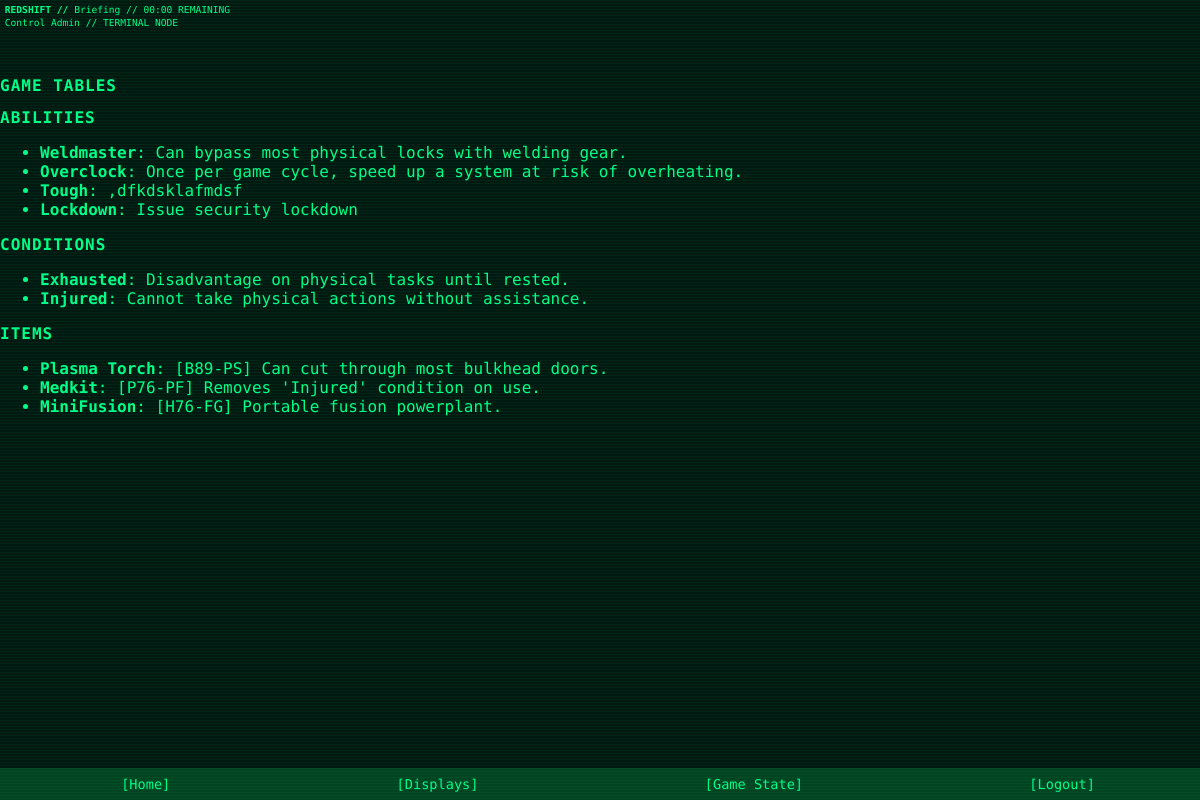
Screenshot of /control/data (signed in) with the database file from the repository.
### app/models.py (models this page shows)
class GameState(db.Model):
    id = db.Column(db.Integer, primary_key=True, default=1)
    current_phase = db.Column(db.String(50), default="Not Started")
    phase_started_at = db.Column(db.DateTime, nullable=True)
    phase_duration_minutes = db.Column(db.Integer, default=40)
    alert_level = db.Column(db.String(20), default="Nominal")

class User(UserMixin, db.Model):
    id = db.Column(db.Integer, primary_key=True)
    username = db.Column(db.String(64), unique=True, nullable=False)
    email = db.Column(db.String(120), unique=True, nullable=False)
    password = db.Column(db.String(128), nullable=False)
    is_verified = db.Column(db.Boolean, default=False)
    role = db.Column(db.String(20), default='Player')  # 'Player' or 'Control'
    theme = db.Column(db.String(32), default='theme-green')
    character = db.relationship("Character", backref="user", uselist=False)

class Ability(db.Model):
    id = db.Column(db.Integer, primary_key=True)
    name = db.Column(db.String(100), unique=True, nullable=False)
    description = db.Column(db.Text)

class Condition(db.Model):
    id = db.Column(db.Integer, primary_key=True)
    name = db.Column(db.String(100), unique=True, nullable=False)
    effect = db.Column(db.Text)

class Item(db.Model):
    id = db.Column(db.Integer, primary_key=True)
    name = db.Column(db.String(100), unique=True, nullable=False)
    description = db.Column(db.Text)
    code = db.Column(db.String(10), unique=True, nullable=False)

### app/routes.py (the view)
@main_bp.route('/control/data')
@login_required
def control_data():
    if current_user.role != 'Control':
        abort(403)
    state = GameState.query.get(1)
    now = datetime.now()
    abilities = Ability.query.all()
    conditions = Condition.query.all()
    items = Item.query.all()
    return render_template('control_data.html', abilities=abilities, conditions=conditions, items=items, state=state, now=now)

### app/models.py (called while the page is built)
@login_manager.user_loader
def load_user(user_id):
    return User.query.get(int(user_id))

### app/templates/control_data.html
{% extends "base.html" %}
{% block content %}
<h1>Game Tables</h1>
<h2>Abilities</h2>
<ul>
  {% for a in abilities %}
    <li><strong>{{ a.name }}</strong>: {{ a.description }}</li>
  {% endfor %}
</ul>
<h2>Conditions</h2>
<ul>
  {% for c in conditions %}
    <li><strong>{{ c.name }}</strong>: {{ c.effect }}</li>
  {% endfor %}
</ul>
<h2>Items</h2>
<ul>
  {% for i in items %}
    <li><strong>{{ i.name }}</strong>: [{{ i.code }}] {{ i.description }}</li>
  {% endfor %}
</ul>
{% endblock %}

### app/templates/base.html (shortened to what this page needs)
<!DOCTYPE html>
<html lang="en">
<head>
  <link rel="stylesheet" href="{{ url_for('static', filename='css/retro.css') }}">
</head>
<body class="{{ current_user.theme if current_user.is_authenticated else 'theme-green' }}">
<div class="top-bar">
  <div>
    <strong>REDSHIFT //</strong>
    {% if state %}
      {{ state.current_phase }} //
      {% if state.phase_started_at %}
        <span id="phase-timer"></span>
      {% else %}
        Not started
      {% endif %}
    {% else %}
      STATE UNKNOWN
    {% endif %}
  </div>
  <div>
    {{ current_user.role if current_user.is_authenticated else "GUEST" }}
    {{ current_user.username }} // TERMINAL NODE
  </div>
</div>
<main class="main-content">
  {% block content %}{% endblock %}
</main>
<div class="nav-bar-bottom">
  {% if current_user.is_authenticated %}
  <a href="{{ url_for('main.dashboard') }}">Home</a>
    {% if current_user.role == 'Control' %}
    <a href="{{ url_for('main.manage_displays') }}">Displays</a>
    <a href="{{ url_for('main.control_game_state') }}">Game State</a>
    {% else %}
      {% if character %}
        <a href="{{ url_for('main.edit_character') }}">Edit</a>
      {% else %}
        <a href="{{ url_for('main.claim_character') }}">Create Char</a>
      {% endif %}
    {% endif %}
    <a href="{{ url_for('auth.logout') }}">Logout</a>
  {% else %}
    <a href="{{ url_for('auth.login') }}">Login</a>
    <a href="{{ url_for('auth.register') }}">Register</a>
  {% endif %}
</div>
</body>
</html>

### app/static/css/retro.css (style rules this page uses)
:root { --color-bg: #001a11; }
.theme-green { --color-fg: #00ff88; --color-accent: #00ffaa; --color-border: #00cc88; --color-muted: #004422; }
@media (min-width: 600px) { body { background-color: var(--color-bg); color: var(--color-fg); font-family: 'Share Tech Mono', monospace; margin: 0; padding: 0; animation: flickerAnim 3.6s infinite alternate; } }
@media (min-width: 600px) { a, h1, h2, h3, p, label, input, textarea, button, .nav-bar, .panel { animation: flickerAnim 3.6s infinite alternate; } }
@media (min-width: 600px) { body::before { content: ""; position: fixed; top: 0; left: 0; width: 100%; height: 100%; pointer-events: none; background: repeating-linear-gradient( to bottom, rgba(0, 255, 136, 0.05) 0px, rgba(0, 255, 136, 0.05) 1px, transparent 1px, transparent 3px ); z-index: 9999; animation: roll 60s linear infinite; } }
a { text-decoration: none; color: var(--color-fg) }
a:before { content: "["; color: var(--color-fg) }
a:after { content: "]"; color: var(--color-fg) }
h1, h2, h3, label { text-transform: uppercase; letter-spacing: 1px; font-size: 1rem; }
.top-bar { background-color: var(--color-bg); color: var(--color-fg); padding: 0.5em; line-height: 1.1; white-space: normal; display: flex; flex-direction: column; gap: 0.25em; text-transform: capitalize; font-size: 0.6em; }
.main-content { padding-top: 2rem; }
.nav-bar-bottom { position: fixed; bottom: 0; width: 100%; background-color: var(--color-muted); display: flex; justify-content: space-around; padding: 0.5rem; z-index: 100; }
.nav-bar-bottom a { font-size: 0.85rem; color: var(--color-fg); text-decoration: none; }

### rows the page displays
GameState: current_phase "Briefing"
User: role "Control", username "Admin"
Ability: name "Weldmaster", description "Can bypass most physical locks with welding gear."
Ability: name "Overclock", description "Once per game cycle, speed up a system at risk of overheating."
Ability: name "Tough", description ",dfkdsklafmdsf"
Ability: name "Lockdown", description "Issue security lockdown"
Condition: name "Exhausted", effect "Disadvantage on physical tasks until rested."
Condition: name "Injured", effect "Cannot take physical actions without assistance."
Item: name "Plasma Torch", code "B89-PS", description "Can cut through most bulkhead doors."
Item: name "Medkit", code "P76-PF", description "Removes 'Injured' condition on use."
Item: name "MiniFusion", code "H76-FG", description "Portable fusion powerplant."
